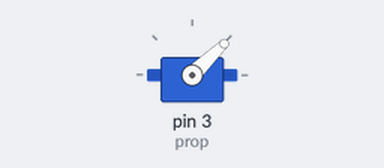
Bench run of a sketch on a simulated Arduino Uno, built with avr-gcc and run on an emulated ATmega328P. On the bench: servo.

Above: at 0.1 s.
At 7.1 s:
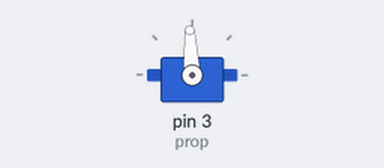
Timing chart, 0 to 8.6 s (numbered marks = the images above):
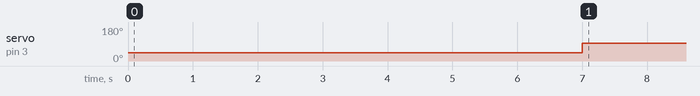

Measured:
- by itself, servo on pin 3 (prop): 44° → 93° at 7.0 s

The sketch:

prop_example_sketch.ino
```cpp
#include <Servo.h>
Servo prop;
//define prop as servo to use PWN through servo library

void setup() {
prop.attach(3);
//attach on pin 3

prop.writeMicroseconds(1000);
//output 1000ms PWM for 7 seconds to arm Electronic Speed Controller (ESC0
//7 seconds not always necessary (product dependant)

  delay(7000);
}

void loop() {

prop.writeMicroseconds(1500);
//Run motor at half speed, (range is 1000 - 2000)
//have to use writeMicroseconds() to control with the spicific range (not sure if servo library even covers the range with it's 0 - 255, so just use this)

}
```
